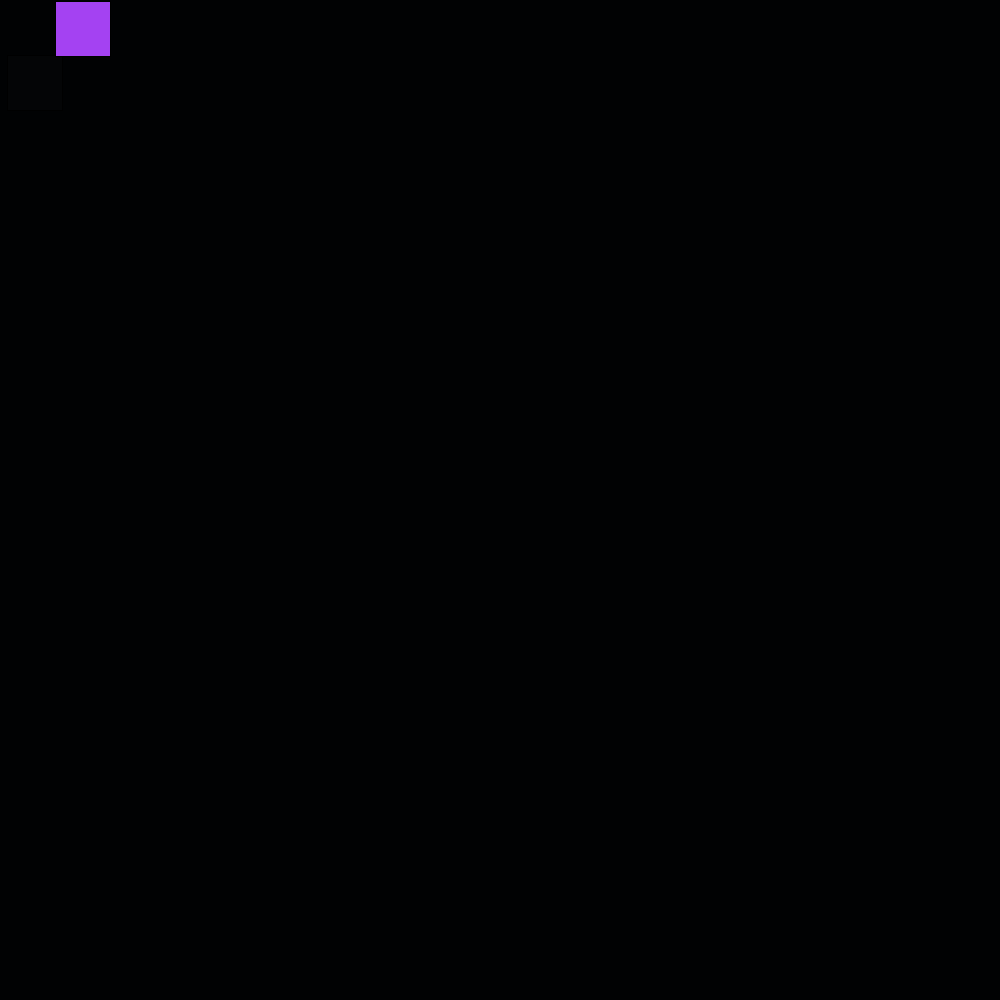
Frame 1 (no input)
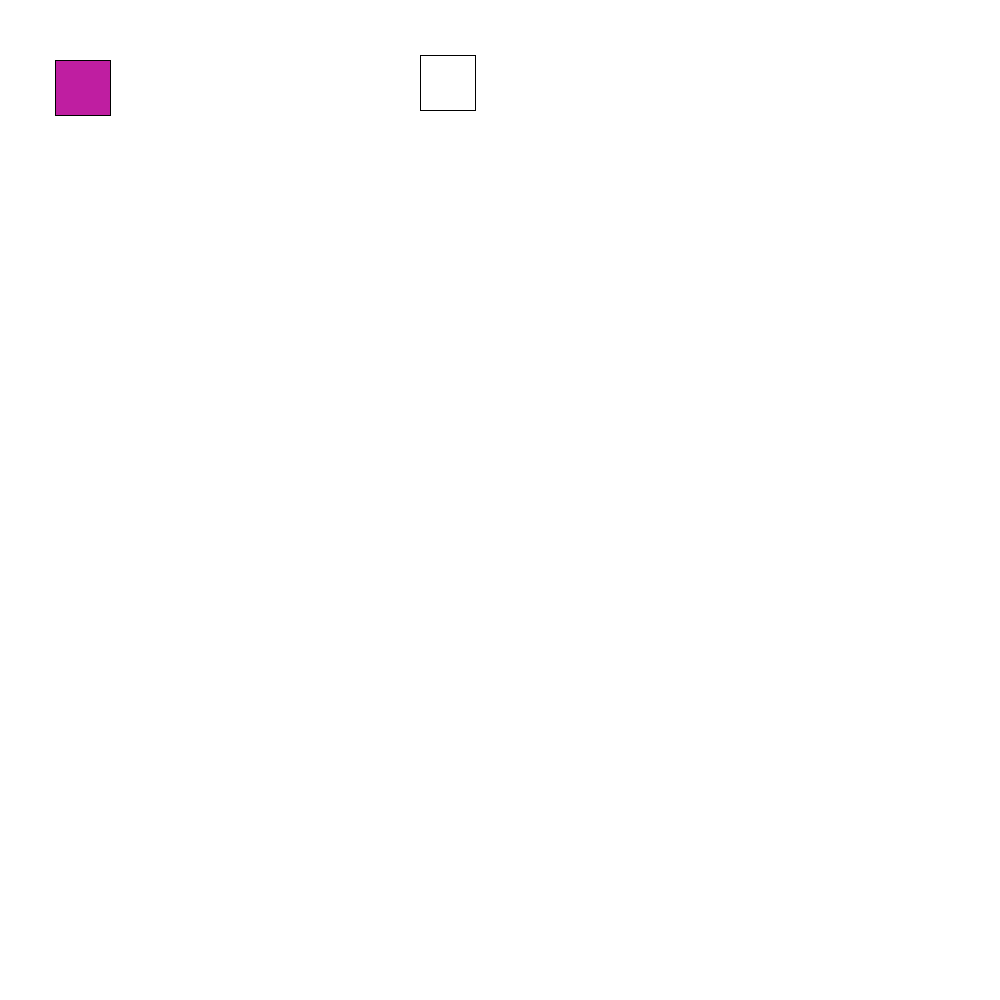
Frame 60 (the mouse pressed at the canvas centre just before this capture)
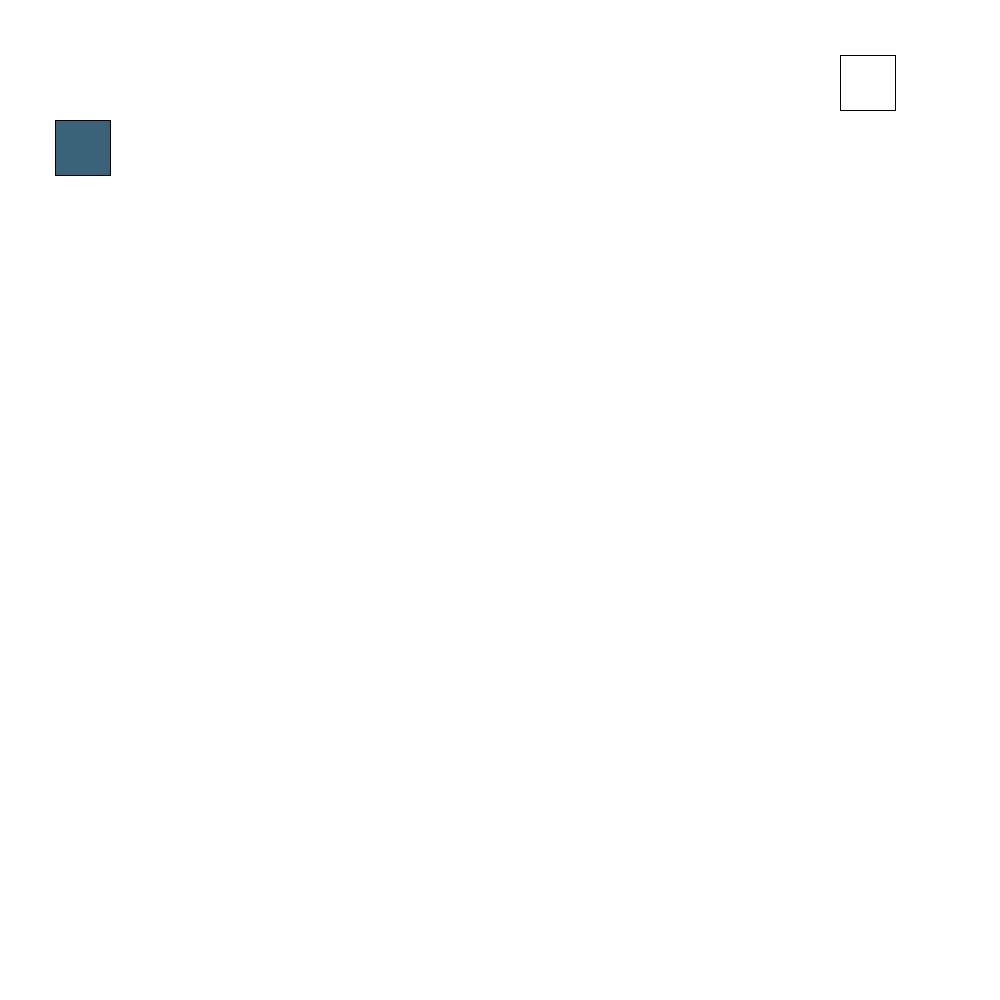
Frame 120 (the mouse held since frame 60 and released just before this capture)

The Processing sketch that drew these frames (run headless with seeded random() and noise(); from frame 60 on, the mouse is pressed at the canvas centre):

// Processing sketch: shape_mover
// ── shape_mover.pde
int i= 1;
int j= 1;
void setup(){
  size (1000,1000);
  
  
}
void draw(){
   background(i++ ,i++,i++);
  fill(i++ ,i++,i++);
 rect(i++,55, 55, 55);
 fill(random(255),random(255) ,random(255));
 rect(55,j++, 55, 55);  
}
